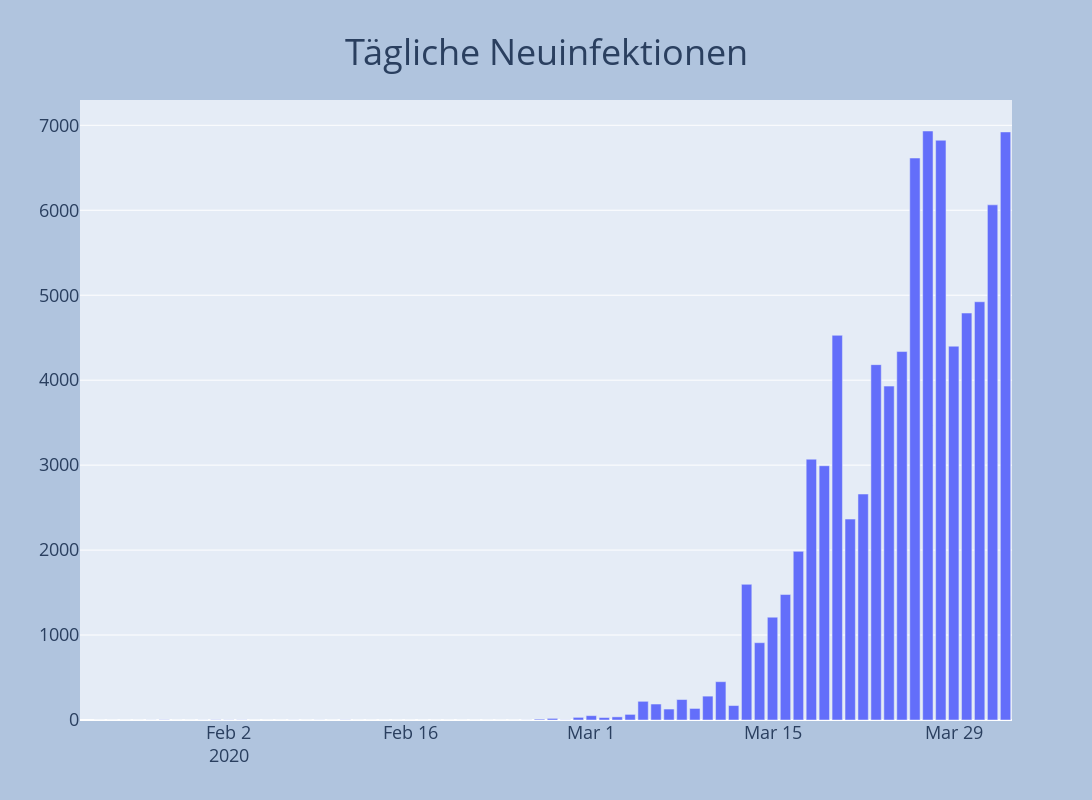

Notebook cell for this chart:
### Code cell
fig = go.Figure()
fig.add_trace(go.Bar(x=df.datum, y=df.neu_infiziert))
fig = plot_layout(fig, 'Tägliche Neuinfektionen')
fig.show()
